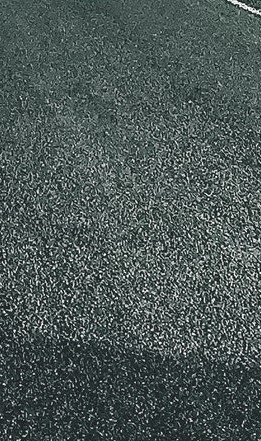
#> input picture image/road/road9_t.jpg, 261 x 441 px, found by its file name
$ python feature.py   (older library calls are emulated)
#> lines starting #> are read from the running program, lines starting #| are printed output that depends on the picture; after the words box and inside, x2 and y2 are one past the last pixel; in counts of white or black regions, pixels touching at a corner belong together
# -*- coding: utf-8 -*-
"""
Created on Fri Apr 24 00:51:33 2020

@author: waster
"""
import csv
import mahotas
from skimage.transform import rotate
from skimage.feature import local_binary_pattern
from skimage import data, io,data_dir,filters, feature
from skimage.color import label2rgb
from sklearn.metrics import mean_squared_error
import skimage
import math
import numpy as np
import matplotlib.pyplot as plt
from PIL import Image
import cv2
from scipy import stats

def statistics(img,name,img_h,name_h,img_g):
    arr_mean = np.mean(img)
    arr_std = np.std(img,ddof=1)
    median = np.median(img)
    mode = stats.mode(img).mode[0][0]
    arr_mean_h = np.mean(img_h)
    arr_std_h = np.std(img_h,ddof=1)
    median_h = np.median(img_h)
    mode_h = stats.mode(img_h).mode[0][0]
    arr_mean_gray = np.mean(img_g)
    arr_std_gray = np.std(img_g,ddof=1)
    median_gray = np.median(img_g)
    mode_gray = stats.mode(img_g).mode[0][0]
    img_g = img_g.astype(int)
    haralick = mahotas.features.haralick(img_g).mean(0)
    with open('G:\\imagetest\\file_full4.csv', 'a', newline='') as csvfile:
      # 建立 CSV 檔寫入器
          writer = csv.writer(csvfile)
          writer.writerow([arr_mean, arr_std, median, mode,arr_mean_gray,arr_std_gray, \
                       median_gray,mode_gray,arr_mean_h,arr_std_h,median_h,mode_h, \
                       haralick[0],haralick[1], \
                       haralick[2],haralick[3],haralick[4],haralick[5],haralick[6], \
                       haralick[7],haralick[8],haralick[9],haralick[10],haralick[11] \
                       ,haralick[12],1])


# [14 lines of commented-out code are left out]


np.set_printoptions(threshold=np.inf)
# settings for LBP
radius = 1
n_points = 8

image1 =cv2.imread('G:\\imagetest\\road\\road9_t.jpg',1)
#> image1 is the input picture: shape (441, 261, 3); mean B, G, R 86.5, 88, 76.5
height, width, channels = image1.shape
#> height = 441; width = 261; channels = 3
hsv_img = cv2.cvtColor(image1, cv2.COLOR_BGR2HSV)
#> hsv_img: shape (441, 261, 3); mean H, S, V 86.7, 43.5, 88.2
h, s, v = hsv_img[:, :, 0], hsv_img[:, :, 1], hsv_img[:, :, 2]
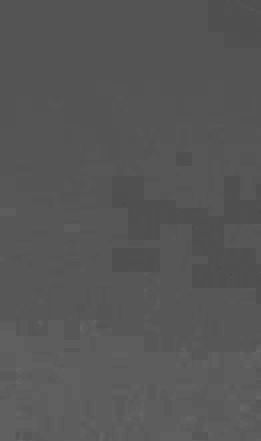
#> h: shape (441, 261); min 60, max 105, mean 86.7
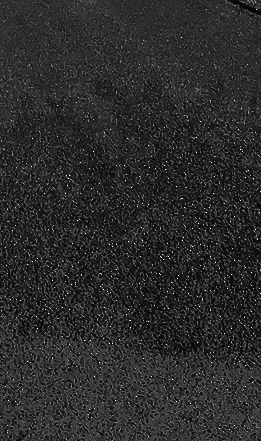
#> s: shape (441, 261); min 4, max 255, mean 43.5
#cv2.imshow("image1",image1)
plt.imshow(h)
plt.show()
plt.hist(image1.ravel(), 255, [0, 256])
plt.show()
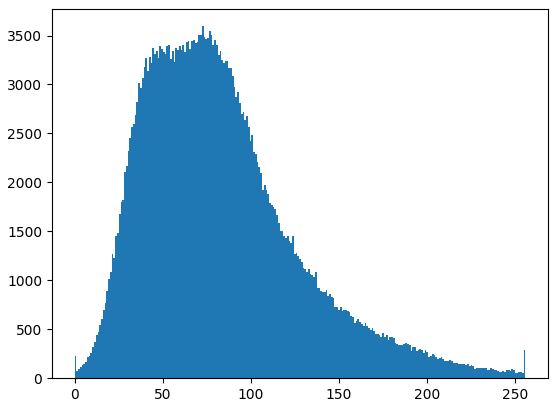
#> figure drawn by matplotlib, 1 panel; tallest bar 3595 high, from x = 72.28 to 73.29

gray = cv2.cvtColor(image1, cv2.COLOR_BGR2GRAY)
image1 = cv2.cvtColor(image1, cv2.COLOR_BGR2GRAY)
gray1 = gray
ret,gray = cv2.threshold(gray,150,255,cv2.THRESH_BINARY)#二值化
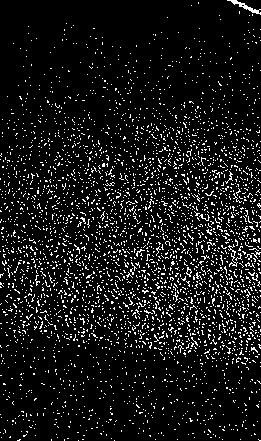
#> gray: shape (441, 261); 8.7% white in thin lines or dots
gray = cv2.adaptiveThreshold(gray,255,cv2.ADAPTIVE_THRESH_MEAN_C,\
            cv2.THRESH_BINARY,11,2)
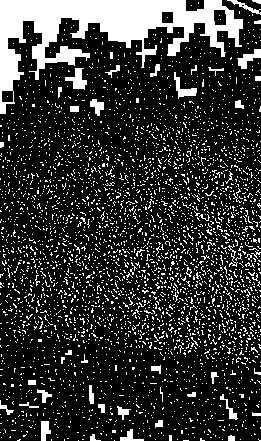
#> gray: shape (441, 261); 19.4% white; 3634 white regions (3586 under 20 px), largest, box (x1, y1, x2, y2) and area: (0, 0, 243, 114) 9520, (65, 68, 87, 90) 243, (237, 49, 261, 69) 216
#cv2.imshow("gray1",gray1)
#cv2.imwrite("G:\\imagetest\\image123.jpg",gray1)

# 畫出直方圖
plt.hist(gray.ravel(), 255, [0, 256])
plt.show()
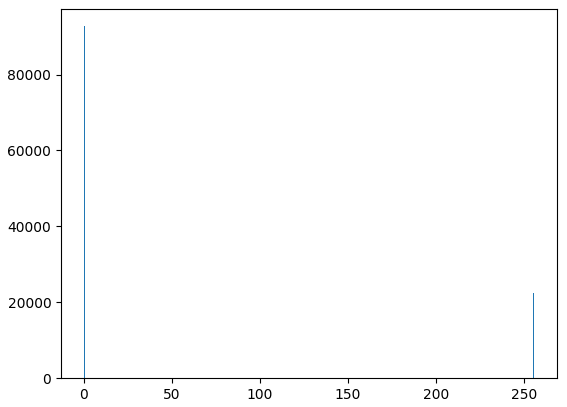
#> figure drawn by matplotlib, 1 panel; tallest bar 92735 high, from x = 0 to 1


lbp = local_binary_pattern(image1, n_points, radius,method = 'ror')
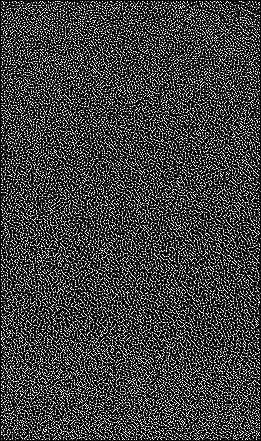
#> lbp: shape (441, 261) float64; min 0, max 255, mean 66.1

lbp = lbp / 16

k = np.array(np.zeros((10,10)))
k_gray = np.array(np.zeros((10,10)))
k_h = np.array(np.zeros((10,10)))
#k1 = np.array(np.zeros((10,10)))
#k1_gray = np.array(np.zeros((10,10)))
for col in range(0,int(height/10) - height%10):
    for row in range(0,int(width/10) - width%10):
        k = np.round(lbp[col*10:col*10 + 10,row*10:row*10 + 10])
        k_gray = gray1[col*10:col*10 + 10,row*10:row*10 + 10]
        k_h = h[col*10:col*10 + 10,row*10:row*10 + 10]

#> (the run stopped early here; a loop or call above may not have finished)

$ run again, with image/road/road13_t.jpg copied over image/road/road9_t.jpg
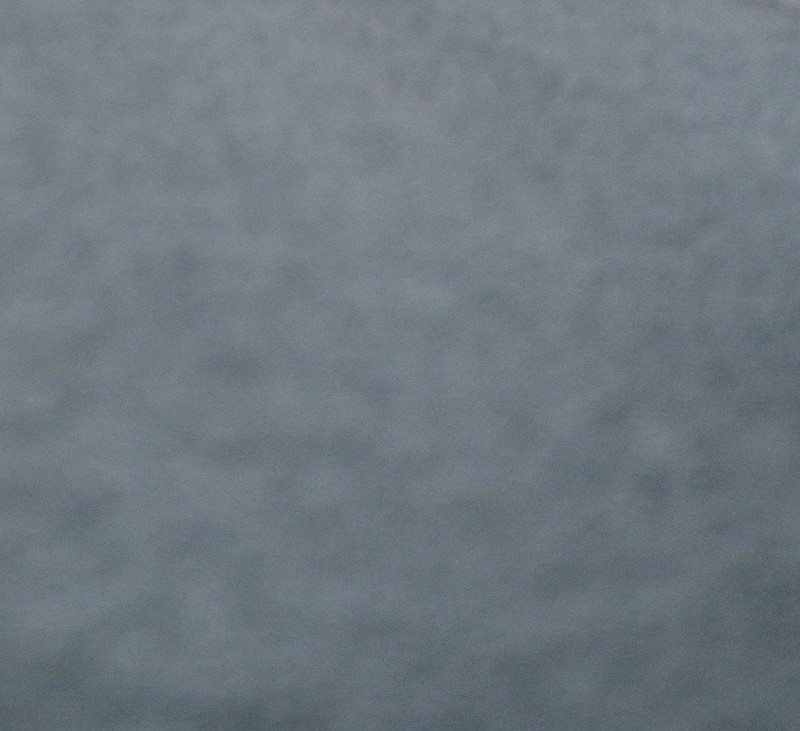
#> input picture image/road/road13_t.jpg, 800 x 731 px, found by its file name
#> image1 is the input picture: shape (731, 800, 3); mean B, G, R 129, 120.5, 110.6
#> hsv_img: shape (731, 800, 3); mean H, S, V 103.8, 36.6, 129
#> `plt.show()`:
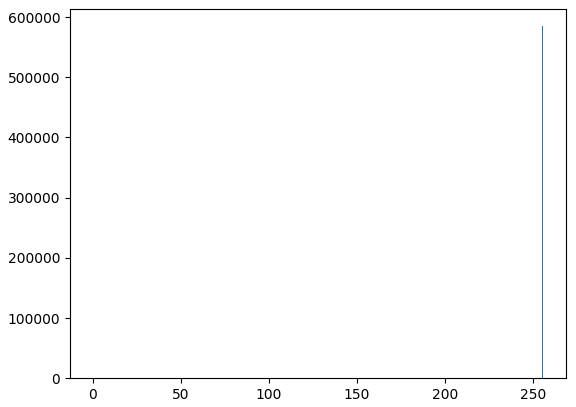
#> figure drawn by matplotlib, 1 panel; tallest bar 584800 high, from x = 255 to 256
#> `lbp = local_binary_pattern(image1, n_points, radius,method = 'ror')`:
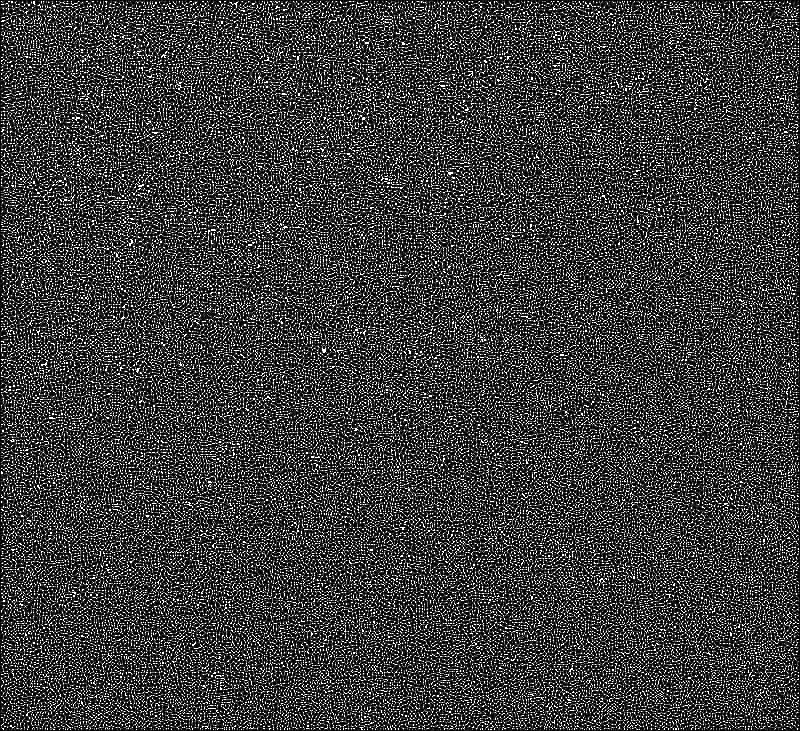
#> lbp: shape (731, 800) float64; min 0, max 255, mean 62.6

$ run again, with image/road/road14_t.jpg copied over image/road/road9_t.jpg
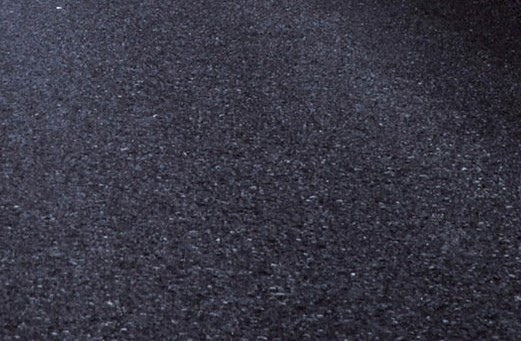
#> input picture image/road/road14_t.jpg, 521 x 341 px, found by its file name
#> image1 is the input picture: shape (341, 521, 3); mean B, G, R 68.2, 55, 55.9
#> hsv_img: shape (341, 521, 3); mean H, S, V 122.6, 52.8, 68.2
#> `ret,gray = cv2.threshold(gray,150,255,cv2.THRESH_BINARY)#二值化`:
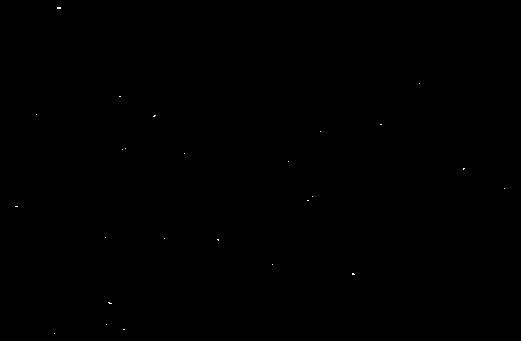
#> gray: shape (341, 521); 0.03% white in thin lines or dots
#> `lbp = local_binary_pattern(image1, n_points, radius,method = 'ror')`:
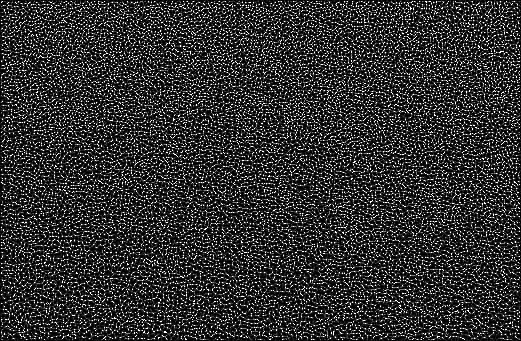
#> lbp: shape (341, 521) float64; min 0, max 255, mean 49.8

$ run again, with image/road/road15_t.jpg copied over image/road/road9_t.jpg
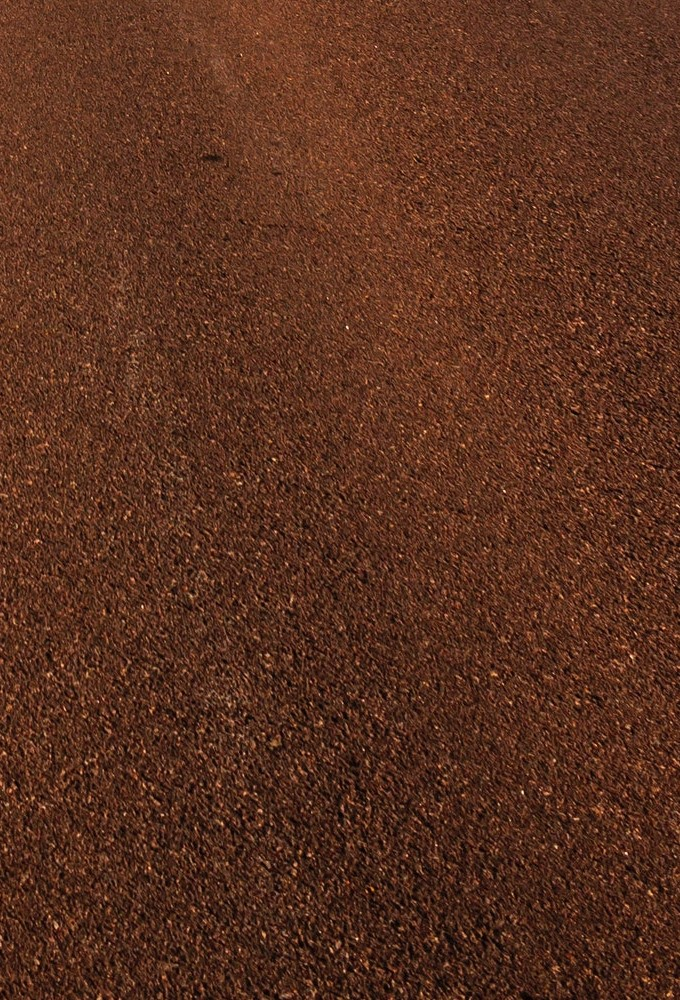
#> input picture image/road/road15_t.jpg, 680 x 1000 px, found by its file name
#> image1 is the input picture: shape (1000, 680, 3); mean B, G, R 31.8, 49.4, 90.5
#> hsv_img: shape (1000, 680, 3); mean H, S, V 8.9, 173.6, 90.5
#> `lbp = local_binary_pattern(image1, n_points, radius,method = 'ror')`:
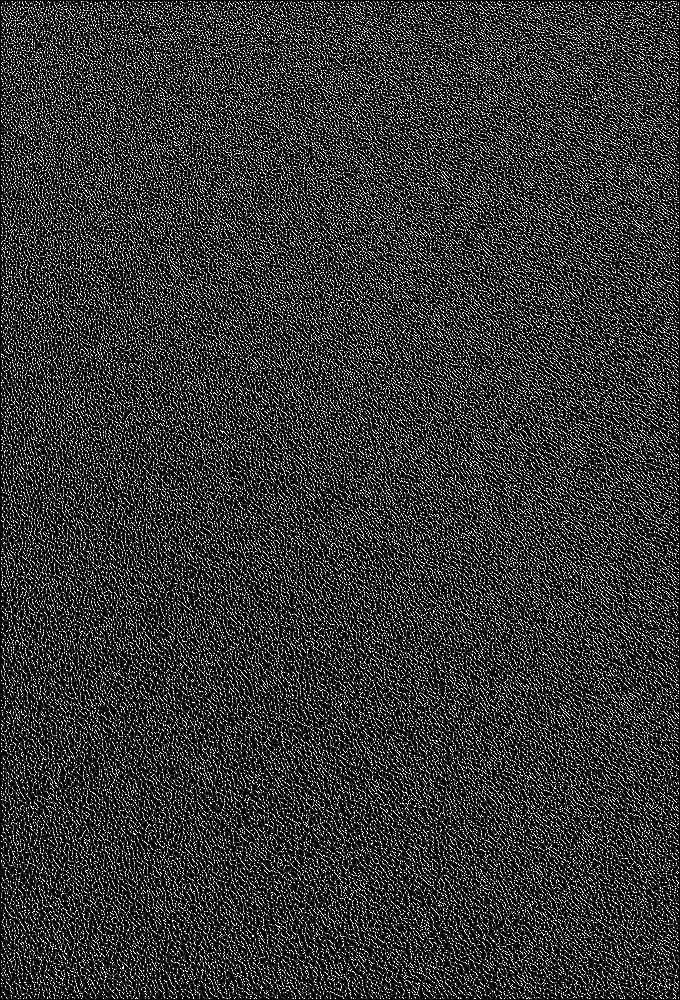
#> lbp: shape (1000, 680) float64; min 0, max 255, mean 56
